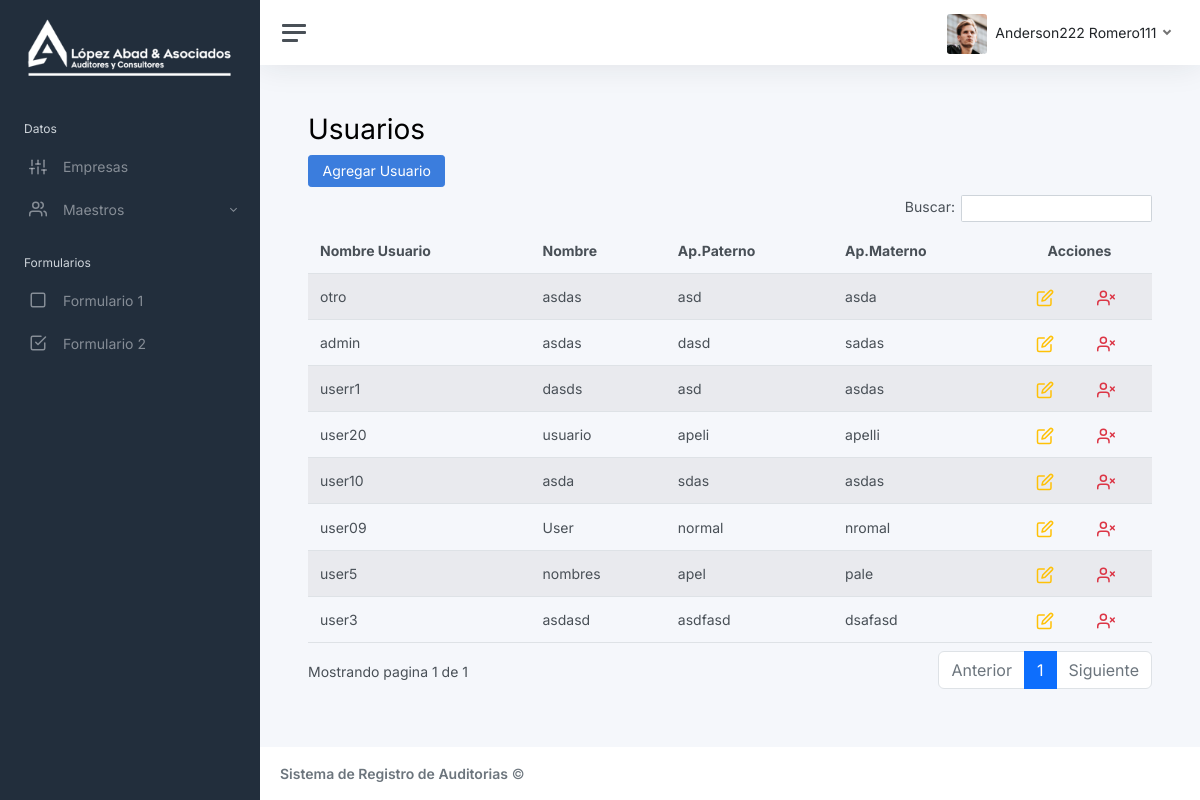
/usuarios.php (signed in), run on the app's committed database.
### tables this page shows
CREATE TABLE `usuario` (
  `id` int(11) NOT NULL,
  `nombre_usuario` varchar(100) NOT NULL,
  `password` varchar(100) NOT NULL,
  `nombres` varchar(250) NOT NULL,
  `apellido_paterno` varchar(250) NOT NULL,
  `apellido_materno` varchar(250) NOT NULL,
  `id_documento` int(11) NOT NULL,
  `documento` varchar(20) NOT NULL,
  `direccion` varchar(250) NOT NULL,
  `telefono` varchar(20) NOT NULL,
  `correo` varchar(150) NOT NULL,
  `foto` varchar(250) DEFAULT NULL,
  `idrol` int(11) NOT NULL,
  `estado` int(1) NOT NULL
);

### db/user.class.php (called while the page is built, shortened)
<?php
class User
{
    public function getUsuarios() {
        $sql = "SELECT u.id,u.nombre_usuario,u.nombres,u.apellido_paterno,u.apellido_materno,u.foto,r.descripcion  FROM usuario as u left join rol as r on u.idrol = r.id where u.estado = 1 ORDER BY u.ID DESC";
        $objeto = new Conexion();
        $conexion = $objeto->Conectar();
        $resultado = $conexion->prepare($sql);
        $resultado->execute();
        return $resultado->fetchAll();
    }
}

### controlador/user.function.php (called while the page is built)
<?php
require_once "db/user.class.php";
function getUsuarios()
{
    $data = new User();
    $usuarios = $data->getUsuarios();
    return $usuarios;
}

### usuarios.php (the view, shortened to what this page needs)
<?php
require_once 'controlador/user.function.php';
$users = getUsuarios();
?>
<?php
include "includes/header.php";
?>
<div class="wrapper">
    <?php include "includes/sidebar.php" ?>
    <div class="main">
        <?php include "includes/navbar.php" ?>
        <main class="content">
            <div class="container-fluid p-0">
                <h1>Usuarios</h1>
                <button type="button" class="btn btn-primary mb-2" data-bs-toggle="modal" data-bs-target="#addUser">Agregar Usuario</button>
                <table id="tableUsers" class="table table-striped" style="width:100%">
                    <thead>
                        <tr>
                            <th>Nombre Usuario</th>
                            <th>Nombre</th>
                            <th>Ap.Paterno</th>
                            <th>Ap.Materno</th>
                            <th class="text-center">Acciones</th>
                        </tr>
                    </thead>
                    <tbody>
                        <?php foreach ($users as $user) : ?>
                            <tr>
                                <td><?= $user["nombre_usuario"]; ?></td>
                                <td><?= $user["nombres"]; ?></td>
                                <td><?= $user["apellido_paterno"]; ?></td>
                                <td><?= $user["apellido_materno"]; ?></td>
                                <td class="td_acciones">
                                    <a class="a-editar" href="#">
                                    </a>
                                    <a class="a-eliminar" id="<?= $user["id"]; ?>"></a>
                                </td>
                            </tr>
                        <?php endforeach; ?>
                    </tbody>
                </table>
            </div>
        </main>
        <?php include "includes/footer.php" ?>
    </div>
</div>
</body>
</html>

### css/app2.css (style rules this page uses)
.td_acciones { display: flex; justify-content: space-around; }
.a-eliminar { color: #dc3545; }
.a-editar { color: #ffc107; }

### data on the page
usuario: nombre_usuario "otro", nombres "asdas", apellido_paterno "asd", apellido_materno "asda"
usuario: nombre_usuario "admin", nombres "asdas", apellido_paterno "dasd", apellido_materno "sadas"
usuario: nombre_usuario "userr1", nombres "dasds", apellido_paterno "asd", apellido_materno "asdas"
usuario: nombre_usuario "user20", nombres "usuario", apellido_paterno "apeli", apellido_materno "apelli"
usuario: nombre_usuario "user10", nombres "asda", apellido_paterno "sdas", apellido_materno "asdas"
usuario: nombre_usuario "user09", nombres "User", apellido_paterno "normal", apellido_materno "nromal"
usuario: nombre_usuario "user5", nombres "nombres", apellido_paterno "apel", apellido_materno "pale"
usuario: nombre_usuario "user3", nombres "asdasd", apellido_paterno "asdfasd", apellido_materno "dsafasd"

### other printed values
$_SESSION["nombres"] "Anderson222"
$_SESSION["apellido_paterno"] "Romero111"
